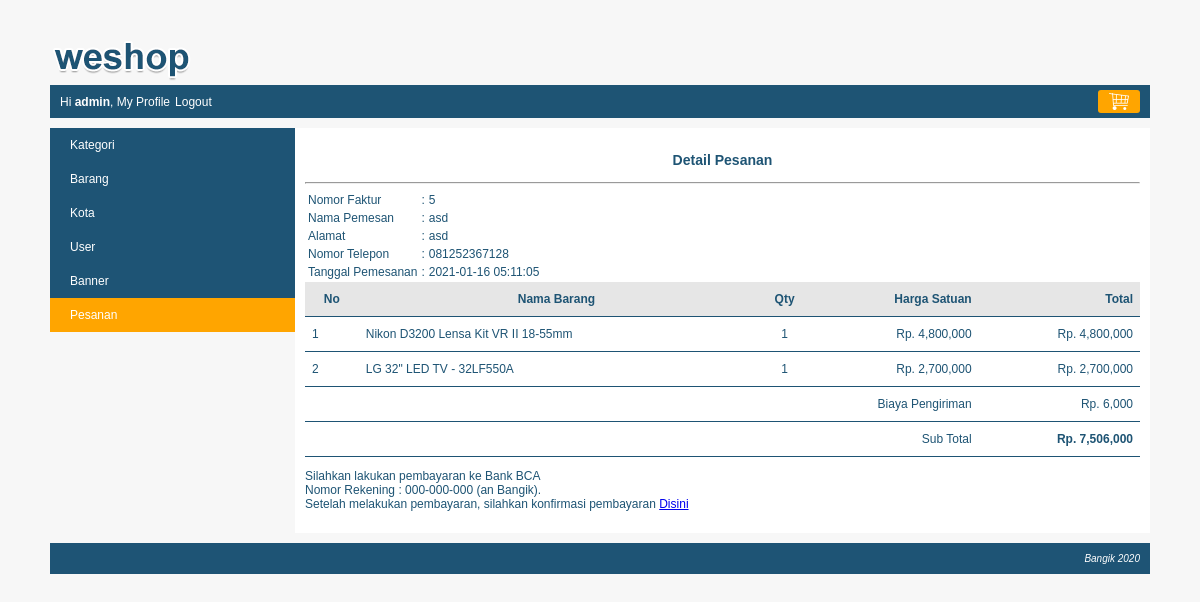
Screenshot of /index.php?page=profile&module=pesanan&action=detail&pesanan_id=5 (signed in) with the database file from the repository.
### tables this page shows
CREATE TABLE `pesanan` (
  `pesanan_id` int(10) NOT NULL,
  `kota_id` int(10) NOT NULL,
  `user_id` int(10) NOT NULL,
  `nama_penerima` varchar(150) NOT NULL,
  `nomor_telepon` varchar(15) NOT NULL,
  `alamat` varchar(300) NOT NULL,
  `tanggal_pemesanan` datetime NOT NULL,
  `status` tinyint(4) NOT NULL
);

CREATE TABLE `pesanan_detail` (
  `pesanan_id` int(10) NOT NULL,
  `barang_id` int(10) NOT NULL,
  `quantity` tinyint(2) NOT NULL,
  `harga` int(10) NOT NULL
);

CREATE TABLE `barang` (
  `barang_id` int(10) NOT NULL,
  `kategori_id` int(10) NOT NULL,
  `nama_barang` varchar(250) NOT NULL,
  `spesifikasi` text NOT NULL,
  `gambar` varchar(300) NOT NULL,
  `harga` int(10) NOT NULL,
  `stok` tinyint(1) NOT NULL,
  `status` enum('on','off') NOT NULL
);

CREATE TABLE `kota` (
  `kota_id` int(10) NOT NULL,
  `kota` varchar(150) NOT NULL,
  `tarif` int(10) NOT NULL,
  `status` enum('on','off') NOT NULL
);

### config/helper.php (called while the page is built, shortened)
<?php
  function rupiah($nilai = 0){
    $string = "Rp. " . number_format($nilai);
    return $string;
  }

### module/pesanan/detail.php (the view)
<?php
  $pesanan_id = $_GET['pesanan_id'];
  $query = mysqli_query($koneksi, "SELECT pesanan.pesanan_id, pesanan.nama_penerima, pesanan.nomor_telepon, pesanan.alamat, pesanan.tanggal_pemesanan, user.nama, kota.kota, kota.tarif FROM pesanan JOIN user ON pesanan.user_id = user.user_id JOIN kota ON kota.kota_id=pesanan.kota_id WHERE pesanan.pesanan_id='$pesanan_id' ");
  $row = mysqli_fetch_assoc($query);
?>
<div id="frame-faktur">
  <h3> <center> Detail Pesanan </center> </h3>
  <hr/>
  <table>
    <tr>
      <td>Nomor Faktur</td>
      <td>:</td>
      <td><?php echo $row['pesanan_id']; ?></td>
    </tr>
    <tr>
      <td>Nama Pemesan</td>
      <td>:</td>
      <td><?php echo $row['nama_penerima']; ?></td>
    </tr>
    <tr>
      <td>Alamat</td>
      <td>:</td>
      <td><?php echo $row['alamat']; ?></td>
    </tr>
    <tr>
      <td>Nomor Telepon</td>
      <td>:</td>
      <td><?php echo $row['nomor_telepon']; ?></td>
    </tr>
    <tr>
      <td>Tanggal Pemesanan</td>
      <td>:</td>
      <td><?php echo $row['tanggal_pemesanan']; ?></td>
    </tr>
  </table>
</div>
<table class="tabel-list">
  <tr class="baris-title">
    <th>No</th>
    <th>Nama Barang</th>
    <th>Qty</th>
    <th class="kanan">Harga Satuan</th>
    <th class="kanan">Total</th>
  </tr>
  <?php
    $query_detail = mysqli_query($koneksi, "SELECT pesanan_detail.*, barang.nama_barang FROM pesanan_detail JOIN barang ON pesanan_detail.barang_id=barang.barang_id WHERE pesanan_detail.pesanan_id='$pesanan_id'");
    $no = 1;
    $sub_total = 0;
    while ($row_detail = mysqli_fetch_assoc($query_detail)) {
      $total = $row_detail['harga'] * $row_detail['quantity'];
      $sub_total = $sub_total + $total;
      echo "<tr>
        <td class='no'>$no</td>
        <td class='kiri'>$row_detail[nama_barang]</td>
        <td class='tengah'>$row_detail[quantity]</td>
        <td class='kanan'> ".rupiah($row_detail['harga'])."</td>
        <td class='kanan'> ".rupiah($total)."</td>
      </tr>";
      $no++;
    }
    $sub_total = $sub_total + $row['tarif'];
  ?>
  <tr>
    <td class="kanan" colspan="4">Biaya Pengiriman</td>
    <td class="kanan"><?php echo rupiah($row['tarif']); ?></td>
  </tr>
  <tr>
    <td class="kanan" colspan="4">Sub Total</td>
    <td class="kanan"><b><?php echo rupiah($sub_total); ?></b></td>
  </tr>
</table>
<div id="form-keterangan-pembayaran">
  <p>Silahkan lakukan pembayaran ke Bank BCA <br>
  Nomor Rekening : 000-000-000 (an Bangik). <br>
  Setelah melakukan pembayaran, silahkan konfirmasi pembayaran
  <a href="<?php echo BASE_URL; ?>index.php?page=profile&module=pesanan&action=konfirmasi_pembayaran&pesanan_id=<?php echo $pesanan_id; ?>">Disini</a>
  </p>
</div>

### asset/css/style.css (style rules this page uses)
body { font-family: arial; font-size: 12px; color: #1e5474; background: #f7f7f7; }
.tabel-list { width: 100%; border-collapse: collapse; }
.baris-title { background: #e6e6e6; }
.tabel-list tr th, .tabel-list tr td { padding: 10px 7px; }
.kiri { text-align: left; }
.kanan { text-align: right; }
.tengah { text-align: center; }
.tabel-list tr { border-bottom: 1px solid #1e5474; }

### rows the page displays
pesanan: pesanan_id "5", nama_penerima "asd", alamat "asd", nomor_telepon "081252367128", tanggal_pemesanan "2021-01-16 05:11:05", kota.tarif "Rp. 6,000"
pesanan_detail: barang.nama_barang "Nikon D3200 Lensa Kit VR II 18-55mm", quantity "1", harga "Rp. 4,800,000", rupiah($total) "Rp. 4,800,000"
pesanan_detail: barang.nama_barang "LG 32\" LED TV - 32LF550A", quantity "1", harga "Rp. 2,700,000", rupiah($total) "Rp. 2,700,000"

### other values shown
$nama "admin"
rupiah($sub_total) "Rp. 7,506,000"
